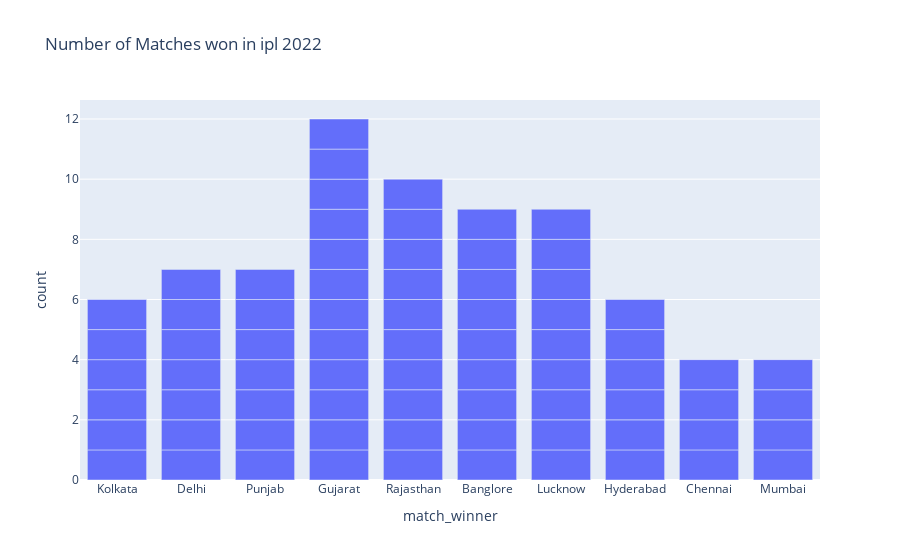

Notebook code for this chart:
### Markdown cell above
-NUmber of matches won by each team in ipl 2022

### Code cell
figure = px.bar(data , x = data["match_winner"] , title = "Number of Matches won in ipl 2022")
figure.show()

### Figure 1 — Plotly figure (JSON) as saved in the notebook; plotly's stock layout.template omitted (floating-point values rounded to 4 significant figures)
{"data": [{"alignmentgroup": "True", "hovertemplate": "match_winner=%{x}<br>count=%{y}<extra></extra>", "legendgroup": "", "marker": {"color": "#636efa", "pattern": {"shape": ""}}, "name": "", "offsetgroup": "", "orientation": "v", "showlegend": false, "textposition": "auto", "type": "bar", "x": ["Kolkata", "Delhi", "Punjab", "Gujarat", "Rajasthan", "Banglore", "Lucknow", "Kolkata", "Rajasthan", "Gujarat", "Punjab", "Lucknow", "Banglore", "Kolkata", "Lucknow", "Gujarat", "Hyderabad", "Banglore", "Delhi", "Rajasthan", "Hyderabad", "Chennai", "Punjab", "Gujarat", "Hyderabad", "Lucknow", "Banglore", "Hyderabad", "Gujarat", "Rajasthan", "Banglore", "Delhi", "Chennai", "Rajasthan", "Gujarat", "Hyderabad", "Lucknow", "Punjab", "Rajasthan", "Gujarat", "Delhi", "Lucknow", "Gujarat", "Mumbai", "Lucknow", "Chennai", "Kolkata", "Punjab", "Banglore", "Delhi", "Mumbai", "Rajasthan", "Lucknow", "Banglore", "Chennai", "Kolkata", "Gujarat", "Delhi", "Mumbai", "Punjab", "Kolkata", "Gujarat", "Rajasthan", "Delhi", "Hyderabad", "Lucknow", "Banglore", "Rajasthan", "Mumbai", "Punjab", "Gujarat", "Banglore", "Rajasthan", "Gujarat"], "xaxis": "x", "y": [1, 1, 1, 1, 1, 1, 1, 1, 1, 1, 1, 1, 1, 1, 1, 1, 1, 1, 1, 1, 1, 1, 1, 1, 1, 1, 1, 1, 1, 1, 1, 1, 1, 1, 1, 1, 1, 1, 1, 1, 1, 1, 1, 1, 1, 1, 1, 1, 1, 1, 1, 1, 1, 1, 1, 1, 1, 1, 1, 1, 1, 1, 1, 1, 1, 1, 1, 1, 1, 1, 1, 1, 1, 1], "yaxis": "y"}], "layout": {"autosize": true, "barmode": "relative", "legend": {"tracegroupgap": 0}, "title": {"text": "Number of Matches won in ipl 2022"}, "xaxis": {"anchor": "y", "autorange": true, "domain": [0, 1], "range": [-0.5, 9.5], "title": {"text": "match_winner"}, "type": "category"}, "yaxis": {"anchor": "x", "autorange": true, "domain": [0, 1], "range": [0, 12.63], "title": {"text": "count"}, "type": "linear"}}}
